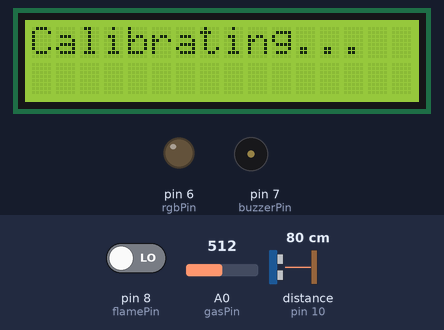
Recording of a sketch running on a simulated Arduino Uno, built with avr-gcc and run on an emulated ATmega328P. Parts: 16×2 character LCD, output pins drawn as LEDs (lit = HIGH), buzzer (waves = sounding). The test bench sets the inputs (shaded band); at power-on: pin 8 (flamePin) LOW, A0 (gasPin) = 512, distance to the obstacle (sensor on pin 10) 80 cm. The echo pulse lasts 58.3 µs per cm; the modem accepts every AT command (registered, SIM ready, sends succeed) and sends nothing else; pins used as bus, display or sensor lines are not drawn.

Above: at 4.2 s.
At 26.3 s:
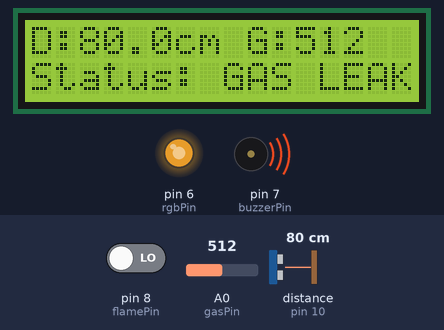
Timing chart, 0 to 27.8 s (numbered marks = the images above):
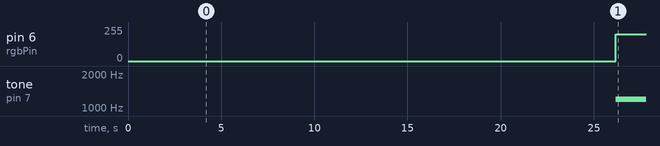

The sketch:

Fire_and_Smoke_Detection_with_GSM.ino
```cpp
#include <Wire.h>
#include <LiquidCrystal_I2C.h>
#include <SoftwareSerial.h>

// I2C LCD Configuration
LiquidCrystal_I2C lcd(0x27, 16, 2);

// GSM Module Configuration
SoftwareSerial gsmSerial(2, 3); // RX, TX (Connect GSM TX->D2, GSM RX->D3)
const String PHONE_NUMBER = "+1234567890"; // Replace with your number
bool alertSent = false;

// Sensor Pins
const int trigPin = 9;
const int echoPin = 10;
const int flamePin = 8;
const int buzzerPin = 7;
const int rgbPin = 6;
const int gasPin = A0;

// Thresholds
const int MIN_DISTANCE = 30;
const int GAS_THRESHOLD = 300;
const int BUZZER_FREQ_ALERT = 1200;

void setup() {
  // Initialize components
  lcd.init();
  lcd.backlight();
  pinMode(trigPin, OUTPUT);
  pinMode(echoPin, INPUT);
  pinMode(flamePin, INPUT);
  pinMode(buzzerPin, OUTPUT);
  pinMode(rgbPin, OUTPUT);
  pinMode(gasPin, INPUT);

  // GSM Module Initialization
  gsmSerial.begin(9600);
  delay(1000);
  sendATCommand("AT", 1000); // Check module
  sendATCommand("AT+CMGF=1", 1000); // Set SMS text mode
  sendATCommand("AT+CNMI=1,2,0,0,0", 1000); // Receive notifications

  // Gas sensor warm-up
  lcd.print("Calibrating...");
  delay(20000);
  lcd.clear();
}

void loop() {
  // Sensor readings
  float distance = getDistance();
  int flameState = digitalRead(flamePin);
  int gasValue = analogRead(gasPin);

  // Alert conditions
  bool objectNear = distance < MIN_DISTANCE;
  bool fireDetected = flameState == LOW;
  bool gasAlert = gasValue > GAS_THRESHOLD;

  // Priority alerts
  String statusMsg = "Safe";
  int rgbColor = 50;
  int buzzerFreq = 0;

  if(gasAlert) {
    statusMsg = "GAS LEAK!";
    rgbColor = 200;
    buzzerFreq = BUZZER_FREQ_ALERT;
    sendAlertSMS("GAS LEAK DETECTED!");
  }
  else if(fireDetected) {
    statusMsg = "FIRE!";
    rgbColor = 255;
    buzzerFreq = BUZZER_FREQ_ALERT;
    sendAlertSMS("FIRE DETECTED!");
  }
  else if(objectNear) {
    statusMsg = "OBJ NEAR!";
    rgbColor = 150;
    buzzerFreq = BUZZER_FREQ_ALERT;
    sendAlertSMS("OBJECT TOO CLOSE!");
  }
  else {
    alertSent = false; // Reset alert flag when safe
  }

  // Update outputs
  analogWrite(rgbPin, rgbColor);
  if(buzzerFreq > 0) tone(buzzerPin, buzzerFreq);
  else noTone(buzzerPin);

  // Update LCD
  lcd.setCursor(0, 0);
  lcd.print("D:");
  lcd.print(distance, 1);
  lcd.print("cm G:");
  lcd.print(gasValue);
  lcd.setCursor(0, 1);
  lcd.print("Status: ");
  lcd.print(statusMsg);

  delay(300);
}

float getDistance() {
  digitalWrite(trigPin, LOW);
  delayMicroseconds(2);
  digitalWrite(trigPin, HIGH);
  delayMicroseconds(10);
  digitalWrite(trigPin, LOW);
  long duration = pulseIn(echoPin, HIGH);
  return duration * 0.0343 / 2;
}

void sendAlertSMS(String message) {
  if(!alertSent) {
    sendATCommand("AT+CMGS=\"" + PHONE_NUMBER + "\"", 1000);
    gsmSerial.print(message);
    gsmSerial.write(26); // CTRL+Z to send
    alertSent = true;
    delay(1000); // Wait for SMS to send
  }
}

String sendATCommand(String command, int timeout) {
  String response = "";
  gsmSerial.println(command);
  delay(5);
  long endTime = millis() + timeout;
  while(millis() < endTime) {
    if(gsmSerial.available()) {
      response += (char)gsmSerial.read();
    }
  }
  return response;
}
```

Measured:
- by itself, pin 6 (rgbPin): 0/255 → 200/255 at 26.2 s
- by itself, tone on pin 7 (buzzerPin): silent → 1200 Hz at 26.2 s
- what the display in image 0 shows lasts 20.1 s, from 4.1 s to 24.2 s
